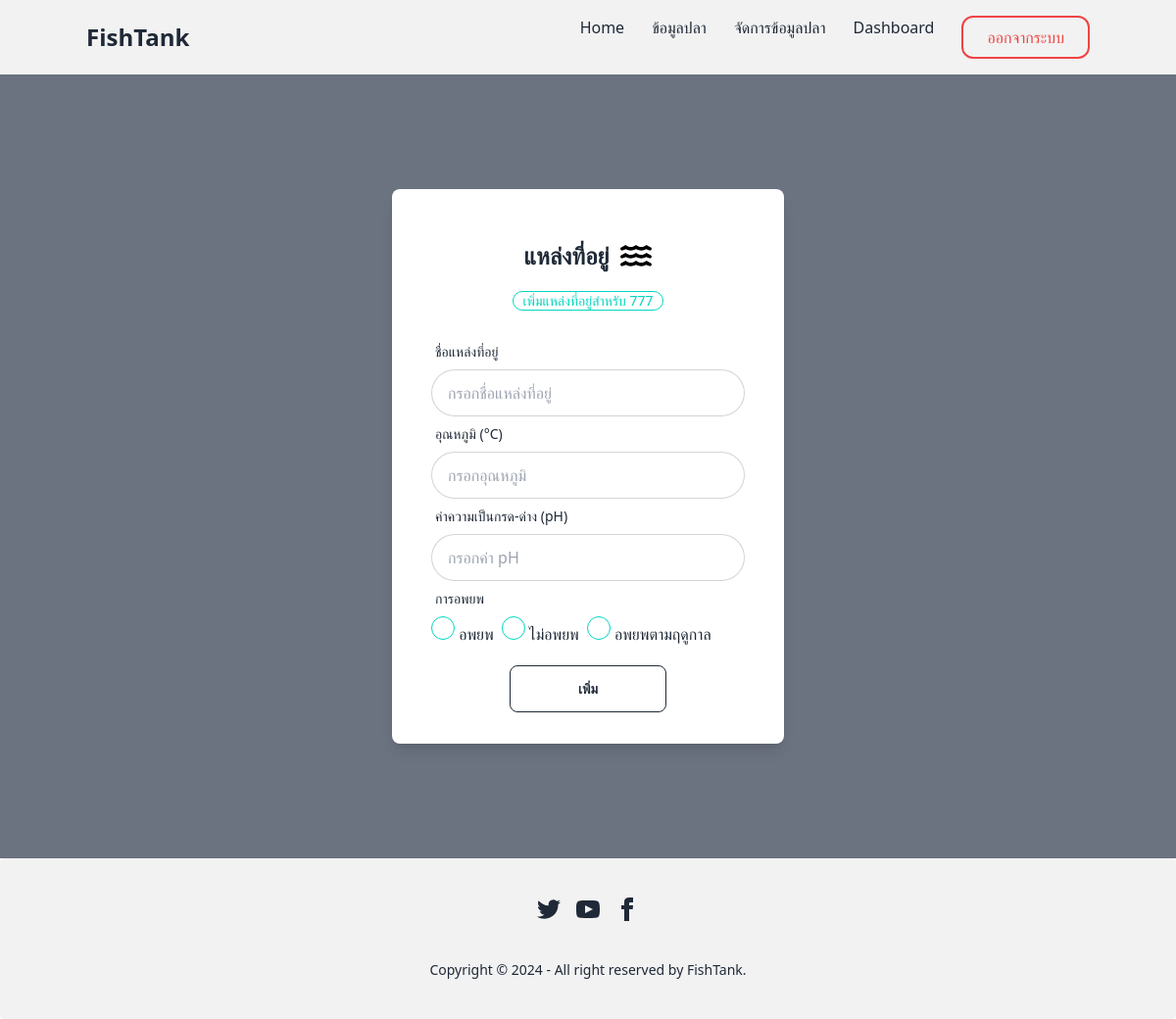
The page /fishkeeper/addHabitat/28 (signed in) on the database as committed earlier.
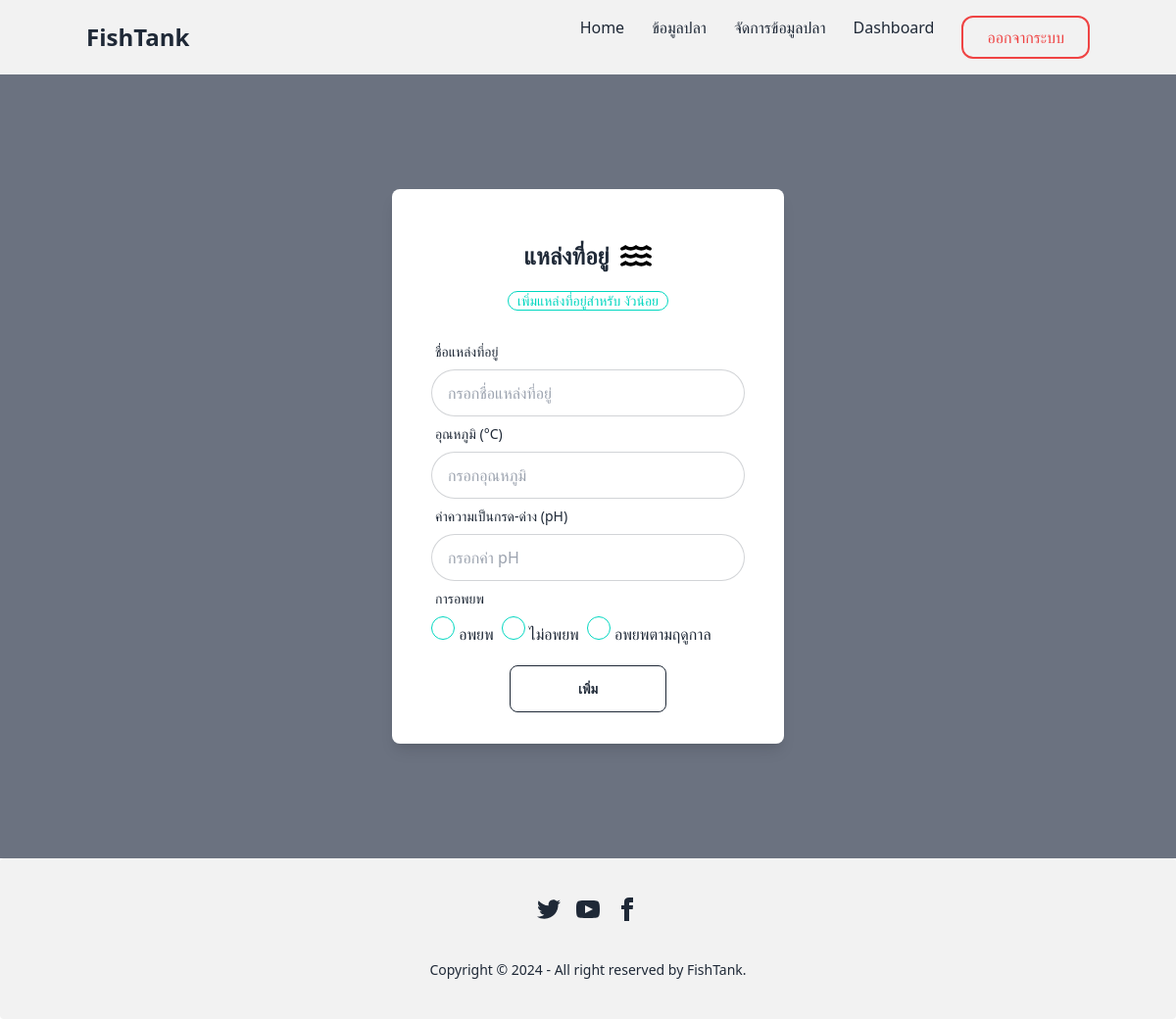
The same page on the database as committed later.
### myapp/models.py (models this page shows, shortened)
class Fish(models.Model):
    GENDER_CHOICES = [
        ('M', 'เพศผู้'),
        ('F', 'เพศเมีย'),
        ('U', 'ไม่ทราบเพศ'),
    ]
    fish_name = models.CharField(max_length=255,verbose_name='ชื่อปลา')
    species = models.CharField(max_length=255,verbose_name='สายพันธ์ุ')
    gender = models.CharField(max_length=1, choices=GENDER_CHOICES, default='U', verbose_name='เพศ')
    birth_date = models.DateField(verbose_name='วันเกิด')
    description = models.TextField(verbose_name='รายละเอียด')
    size = models.FloatField(verbose_name='ขนาด')
    image = models.ImageField(upload_to='fishimage',verbose_name='รูปปลา')

### myapp/views.py (the view)
# urls.py: path("fishkeeper/addHabitat/<int:fish_id>",add_habitat,name="add_habitat"),
@user_passes_test(staff_required)
def add_habitat(request, fish_id):
    fish = get_object_or_404(Fish, id=fish_id)
    if request.method == 'POST':
        habitat_form = HabitatForm(request.POST)
        if habitat_form.is_valid():
            habitat = habitat_form.save(commit=False)
            habitat.fish = fish  # เชื่อมโยงแหล่งที่อยู่กับปลา
            habitat.save()
            return redirect('fish_list')  # เปลี่ยนเส้นทางไปยังหน้ารายการปลา
    else:
        habitat_form = HabitatForm()
    context = {
        'habitat_form': habitat_form,
        'fish': fish,
    }
    return render(request, 'staff/fishkeeper/add_habitat.html', context)

### myapp/forms.py
class HabitatForm(forms.ModelForm):
    class Meta:
        model = Habitat
        fields = ['habitat_name','temperature','ph_level','migration']

### myapp/views.py (called while the page is built)
def staff_required(user):
    return user.is_staff

### myapp/templates/staff/fishkeeper/add_habitat.html (shortened to what this page needs)
{% extends 'staff/mains/base.html' %}
{% block main %}
<div class="flex flex-col justify-center min-h-screen bg-gray-500">
    <div class="mx-auto  w-1/3 my-8">
        <div class="bg-white p-8 shadow-lg rounded-lg">
            <div class="flex justify-center mt-5 mb-5 space-x-3">
                <p class="text-2xl font-bold">แหล่งที่อยู่</p>
            </div>
            <div class="flex justify-center mb-3  ">
                <p class="badge badge-accent badge-outline">เพิ่มแหล่งที่อยู่สำหรับ {{fish.fish_name}}</p>
            </div>
            <form  method="post" enctype="multipart/form-data"  class="flex justify-center space-y-3 " >
                <label class="form-control w-full max-w-xs">
                    <div class="label">
                        <span class="label-text ">ชื่อแหล่งที่อยู่</span>
                    </div>
                    <input class="input input-bordered input-neutral w-full max-w-xs rounded-full" type="text" id="habitat_name"  name="habitat_name"   placeholder="กรอกชื่อแหล่งที่อยู่"  required/>
                    <div class="label">
                        <span class="label-text">อุณหภูมิ (°C)</span>
                    </div>
                    <input class="input input-bordered input-neutral w-full max-w-xs rounded-full"
                           type="number"
                           id="temperature"
                           name="temperature"
                           placeholder="กรอกอุณหภูมิ"
                           min="0"
                           step="any"
                           required/>
                    <div class="label">
                        <span class="label-text">ค่าความเป็นกรด-ด่าง (pH)</span>
                    </div>
                    <input class="input input-bordered input-neutral w-full max-w-xs rounded-full"
                           type="number"
                           id="ph_level"
                           name="ph_level"
                           placeholder="กรอกค่า pH"
                           min="0"
                           max="14"
                           step="0.1"
                           required/>
                        <div class="label">
                            <span class="label-text">การอพยพ</span>
                        </div>
                        <div class="flex space-x-2">
                            <label>
                                <input class="radio radio-accent" type="radio" id="migration_y" name="migration" value="Y" required/>
                                อพยพ
                            </label>
                            <label>
                                <input class="radio radio-accent" type="radio" id="migration_n" name="migration" value="N" required/>
                                ไม่อพยพ
                            </label>
                            <label>
                                <input class="radio radio-accent" type="radio" id="migration_s" name="migration" value="S" required/>
                                อพยพตามฤดูกาล
                            </label>
                        </div>
                    <div class="flex justify-center mt-5  ">
                        <button type="submit"  class="btn btn-outline btn-neutral w-1/2" >เพิ่ม</button>
                    </div>
                </label>
            </form>
        </div>
    </div>
</div>
{% endblock %}

Rows that differ between the two databases and show on the page:
changed Fish: fish_name "777" → "งัวน้อย"
